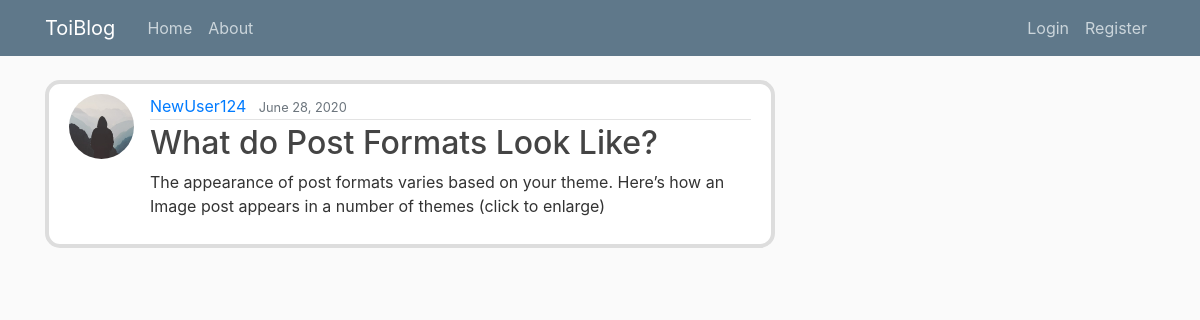
The page /post/10/ on the database its author committed.
### blog/models.py (models this page shows, shortened)
class Post(models.Model):
	title = models.CharField(max_length=100)
	content = models.TextField()
	date_posted = models.DateTimeField(default=timezone.now)
	author = models.ForeignKey(User, on_delete=models.CASCADE)

### users/models.py (models this page shows, shortened)
class Profile(models.Model):
	user = models.OneToOneField(User, on_delete=models.CASCADE)
	image = models.ImageField(default='default.jpg', upload_to='profile_pics')

### blog/views.py (the view)
# urls.py: path('post/<int:pk>/', PostDetailView.as_view(), name='post-detail'),
class PostDetailView(DetailView):
	model = Post

### blog/templates/blog/post_detail.html (shortened to what this page needs)
{% extends "blog/base.html"%}
{% block content %}
  <article class="media content-section">
    <img class="rounded-circle article-img" src="{{ object.author.profile.image.url }}">
    <div class="media-body">
      <div class="article-metadata">
        <a class="mr-2" href="{% url 'user-posts' object.author.username %}">{{ object.author }}</a>
        <small class="text-muted">{{ object.date_posted|date:"F d, Y" }}</small>
      </div>
      <h2 class="article-title">{{ object.title }}</h2>
      <p class="article-content">{{ object.content }}</p>
    </div>
  </article>
{% endblock content %}

### blog/static/blog/main.css (style rules this page uses)
body { background: #fafafa; color: #333333; margin-top: 5rem; }
h1, h2, h3, h4, h5, h6 { color: #444444; }
.content-section { background: #ffffff; padding: 10px 20px; border: 4px solid #dddddd; border-radius: 15px; margin-bottom: 20px; }
.article-title { color: #444444; }
.article-content { white-space: pre-line; }
.article-img { height: 65px; width: 65px; margin-right: 16px; }
.article-metadata { padding-bottom: 1px; margin-bottom: 4px; border-bottom: 1px solid #e3e3e3; }

### rows shown on the page
Post: author.profile.image (placeholder picture), author "NewUser124", date_posted "June 28, 2020", title "What do Post Formats Look Like?", content "The appearance of post formats varies based on your theme. Here’s how an Image post appears in a number of themes (click to enlarge)"
